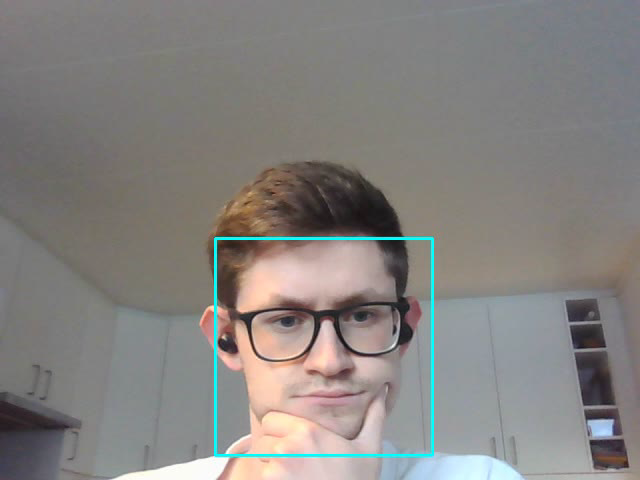
#> input picture frame 19 of Code/Camera/FacialRecognitionThomas.avi, 640 x 480 px, given in place of the camera
$ python videoCapture.py
#> lines starting #> are read from the running program, lines starting #| are printed output that depends on the picture; after the words box and inside, x2 and y2 are one past the last pixel; in counts of white or black regions, pixels touching at a corner belong together
# From tutorials on youtube:
    # Simple Face Detection in Python \\ https://www.youtube.com/watch?v=5cg_yggtkso
    # OpenCV Python Tutorial For Beginners 4 \\ https://www.youtube.com/watch?v=-RtVZsCvXAQ&t=871s
    # GeeksForGeeks for saving video \\ https://www.geeksforgeeks.org/saving-a-video-using-opencv/

import pathlib # To access existing xml files for facial recognition
import cv2

# Finding the xml file location
cascade_path = pathlib.Path(cv2.__file__).parent.absolute() / "data/haarcascade_frontalface_default.xml"
#print(cascade_path)
classifier = cv2.CascadeClassifier(str(cascade_path))

camera = cv2.VideoCapture(0)

# Recording done through GeeksForGeeks
frame_width = int(camera.get(3))
frame_height = int(camera.get(4))
fourCharCode = cv2.VideoWriter_fourcc(*'MJPG')
output = cv2.VideoWriter('FacialRecognitionThomas.avi', fourCharCode, 30, (frame_width, frame_height))

while(True):
    returnValue, frame = camera.read()  # Live reading from laptop camera #0
#> frame is the input picture: shape (480, 640, 3); mean B, G, R 127.7, 130.4, 133.2

    gray = cv2.cvtColor(frame, cv2.COLOR_BGR2GRAY)
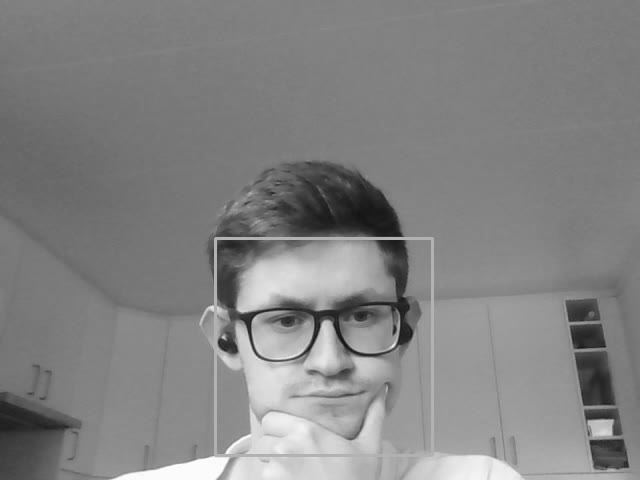
#> gray: shape (480, 640); min 19, max 255, mean 130.9

    # Library uses Haar Cascade Filter: https://docs.opencv.org/3.4/db/d28/tutorial_cascade_classifier.html
    faces = classifier.detectMultiScale(
        gray,
        scaleFactor=1.1,
        minNeighbors=5,
        minSize=(30,30),
        flags=cv2.CASCADE_SCALE_IMAGE
    )
#> faces = [[220, 240, 210, 210]]

    for (x, y, width, height) in faces:
        cv2.rectangle(frame, (x, y), (x+width, y+height), (255, 255, 0), 2)
#> this loop made 1 pass
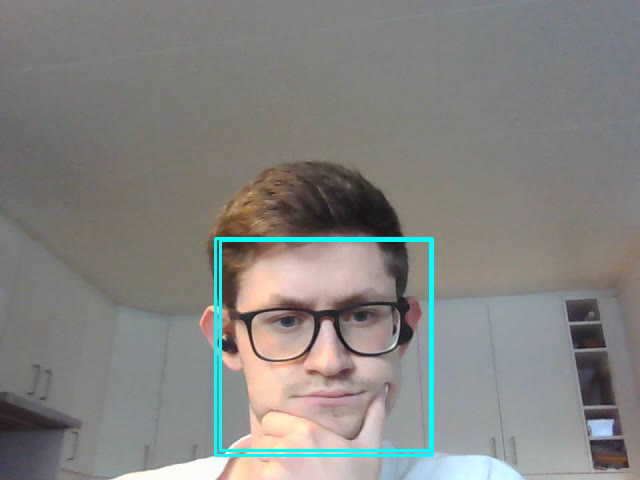
#> frame: shape (480, 640, 3); 0.82% of pixels changed, all inside (x1, y1, x2, y2) = (219, 239, 432, 452)


    cv2.imshow('Faces', frame)     # Display the current frame
    output.write(frame)


    if cv2.waitKey(1) == ord('q'): # user input (after 1 ms) == q
#> (key q is pressed here)
        break

camera.release()
cv2.destroyAllWindows()

$ run again, starting later in the video
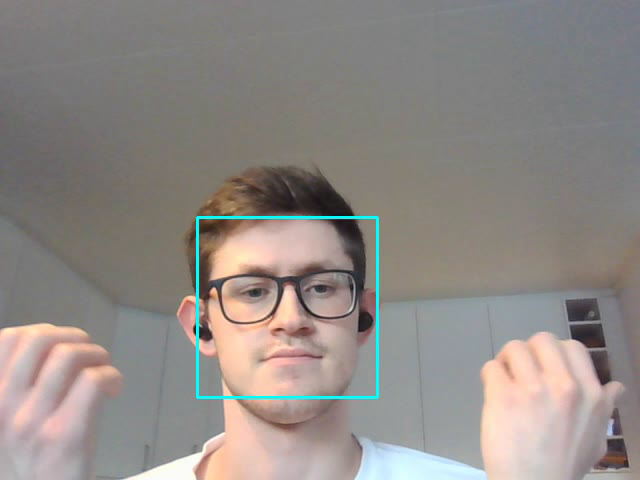
#> input picture frame 89 of Code/Camera/FacialRecognitionThomas.avi, 640 x 480 px, given in place of the camera
#> frame is the input picture: shape (480, 640, 3); mean B, G, R 133.9, 137.7, 144
#> `gray = cv2.cvtColor(frame, cv2.COLOR_BGR2GRAY)`:
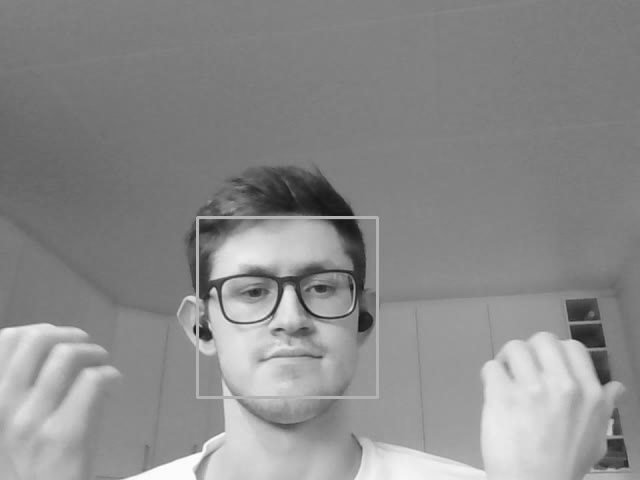
#> gray: shape (480, 640); min 16, max 254, mean 139.1
#> faces = [[198, 218, 178, 178]]
#> the loop `for (x, y, width, height) in faces:` made 1 pass
#> after the loop `for (x, y, width, height) in faces:`:
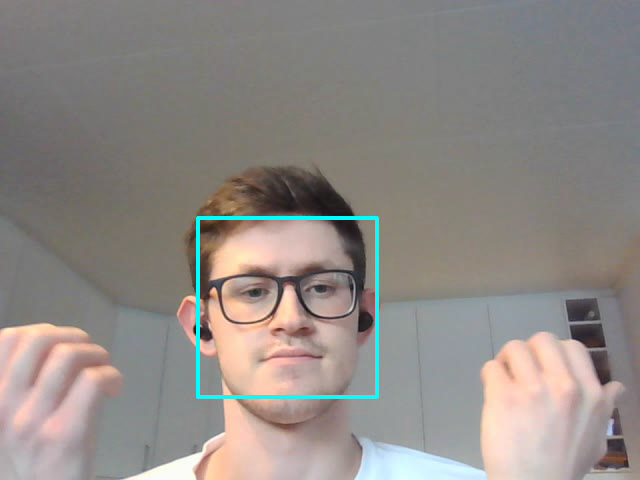
#> frame: shape (480, 640, 3); 0.69% of pixels changed, all inside (x1, y1, x2, y2) = (197, 217, 378, 398)

$ run again, starting later in the video
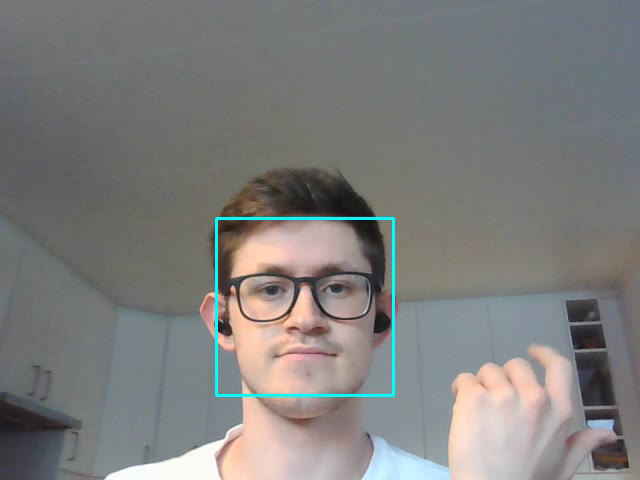
#> input picture frame 159 of Code/Camera/FacialRecognitionThomas.avi, 640 x 480 px, given in place of the camera
#> frame is the input picture: shape (480, 640, 3); mean B, G, R 124.2, 125.3, 125.7
#> `gray = cv2.cvtColor(frame, cv2.COLOR_BGR2GRAY)`:
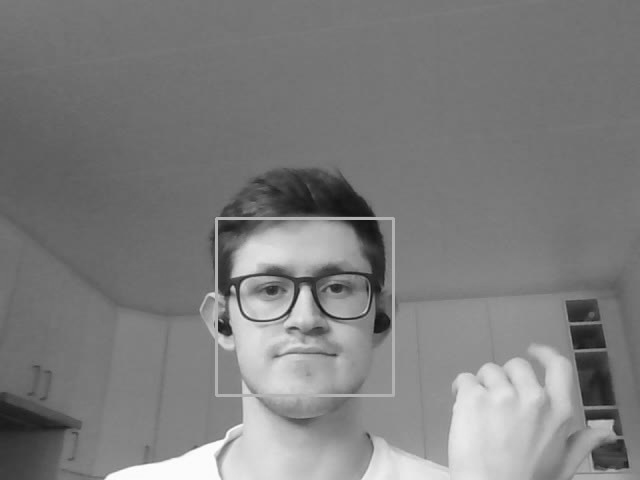
#> gray: shape (480, 640); min 16, max 255, mean 125.3
#> faces = [[218, 221, 172, 172]]
#> the loop `for (x, y, width, height) in faces:` made 1 pass
#> after the loop `for (x, y, width, height) in faces:`:
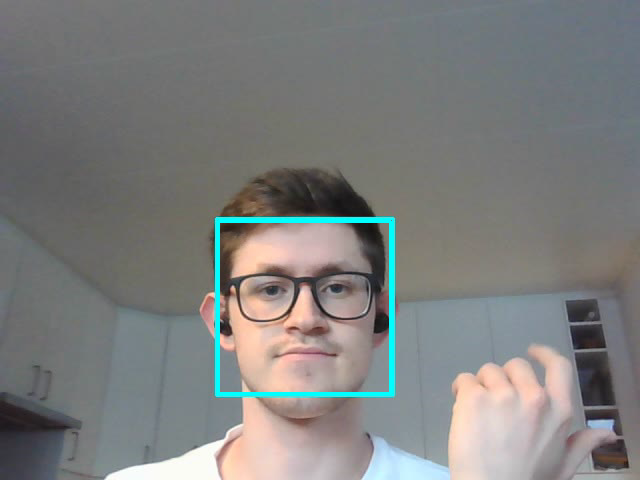
#> frame: shape (480, 640, 3); 0.67% of pixels changed, all inside (x1, y1, x2, y2) = (217, 220, 392, 395)
